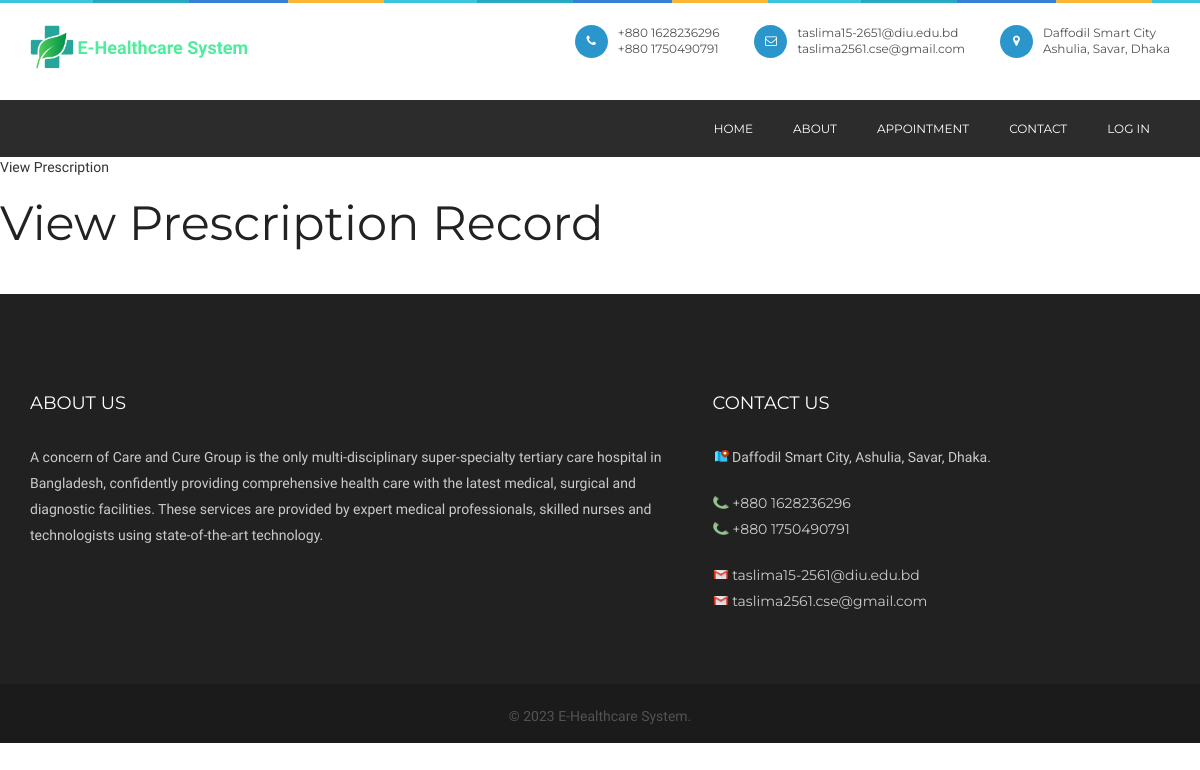
The app's page /viewprescription.php, older data.
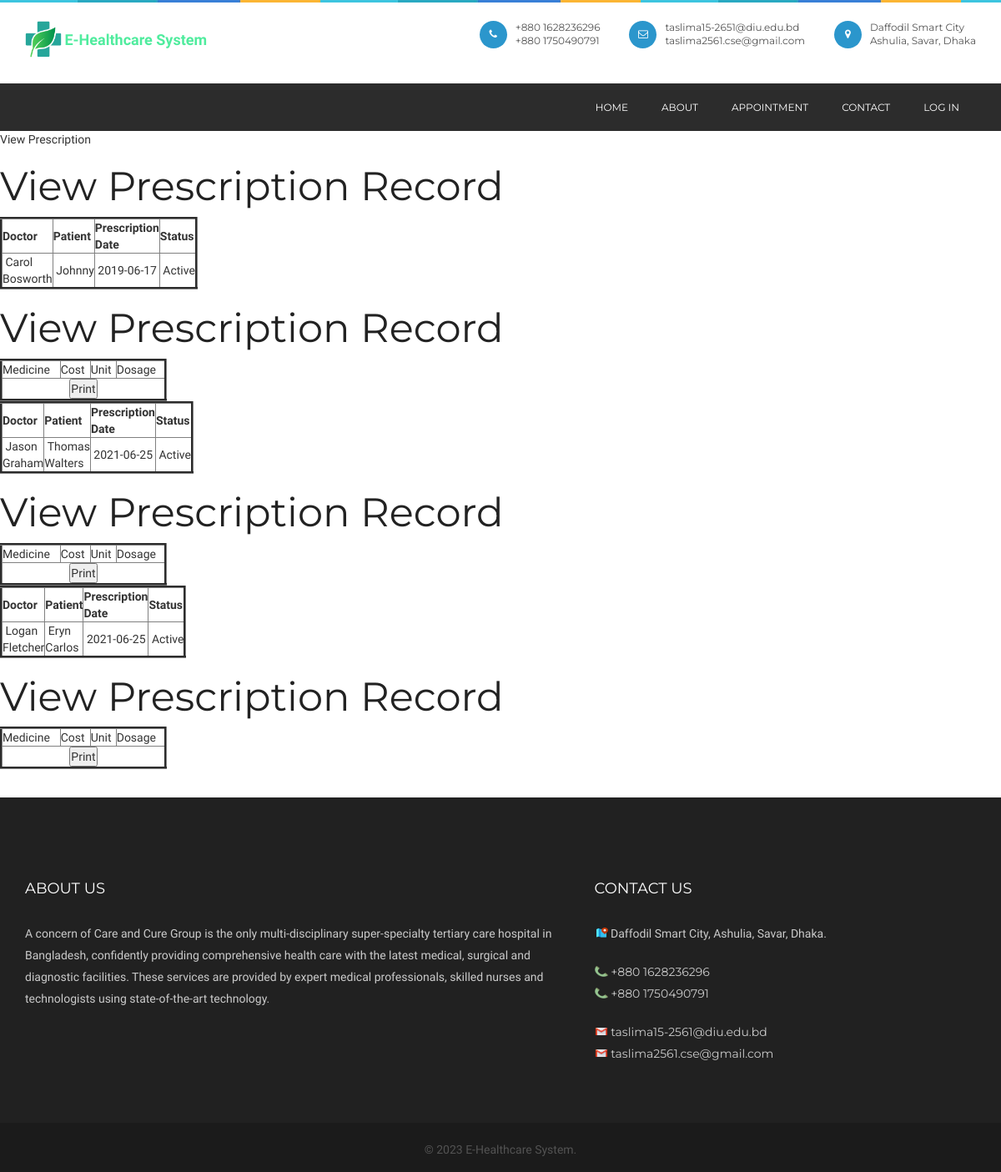
The same page, newer data.
### tables this page shows
CREATE TABLE `prescription` (
  `prescriptionid` int(10) NOT NULL,
  `treatment_records_id` int(10) NOT NULL,
  `doctorid` int(10) NOT NULL,
  `patientid` int(10) NOT NULL,
  `delivery_type` varchar(10) NOT NULL COMMENT 'Delivered through appointment or online order',
  `delivery_id` int(10) NOT NULL COMMENT 'appointmentid or orderid',
  `prescriptiondate` date NOT NULL,
  `status` varchar(10) NOT NULL,
  `appointmentid` int(10) NOT NULL
);

CREATE TABLE `doctor` (
  `doctorid` int(10) NOT NULL,
  `doctorname` varchar(50) NOT NULL,
  `mobileno` varchar(15) NOT NULL,
  `departmentid` int(10) NOT NULL,
  `loginid` varchar(25) NOT NULL,
  `password` varchar(25) NOT NULL,
  `status` varchar(10) NOT NULL,
  `education` varchar(25) NOT NULL,
  `experience` float(11,1) NOT NULL,
  `consultancy_charge` float(10,2) NOT NULL
);

CREATE TABLE `patient` (
  `patientid` int(10) NOT NULL,
  `patientname` varchar(50) NOT NULL,
  `admissiondate` date NOT NULL,
  `admissiontime` time NOT NULL,
  `address` varchar(250) NOT NULL,
  `mobileno` varchar(15) NOT NULL,
  `city` varchar(25) NOT NULL,
  `pincode` varchar(20) NOT NULL,
  `loginid` varchar(50) NOT NULL,
  `password` varchar(25) NOT NULL,
  `bloodgroup` varchar(20) NOT NULL,
  `gender` varchar(10) NOT NULL,
  `dob` date NOT NULL,
  `status` varchar(10) NOT NULL
);

### viewprescription.php (the view, shortened to what this page needs)
<?php
include("header.php");
include("dbconnection.php");
?>
<div class="wrapper col2">
  <div id="breadcrumb">
    <ul>
      <li class="first">View Prescription</li></ul>
  </div>
</div>
<div class="wrapper col4">
  <div id="container">
    <h1>View Prescription Record</h1>
<?php
$sql ="SELECT * FROM prescription";
$qsql = mysqli_query($con,$sql);
while($rs = mysqli_fetch_array($qsql))
{
	$sqlpatient = "SELECT * FROM patient WHERE patientid='$rs[patientid]'";
	$qsqlpatient = mysqli_query($con,$sqlpatient);
	$rspatient = mysqli_fetch_array($qsqlpatient);
	$sqldoctor = "SELECT * FROM doctor WHERE doctorid='$rs[doctorid]'";
	$qsqldoctor = mysqli_query($con,$sqldoctor);
	$rsdoctor = mysqli_fetch_array($qsqldoctor);
?>
    <table width="200" border="3">
          <tbody>
            <tr>
              <td><strong>Doctor</strong></td>
              <td><strong>Patient</strong></td>
              <td><strong>Prescription Date</strong></td>
              <td><strong>Status</strong></td>
            </tr>
              <?php
            echo "<tr>
              <td>&nbsp;$rsdoctor[doctorname]</td>
              <td>&nbsp;$rspatient[patientname]</td>
               <td>&nbsp;$rs[prescriptiondate]</td>
            <td>&nbsp;$rs[status]</td>
            </tr>";
            ?>
          </tbody>
        </table>
      <h1>View Prescription Record</h1>
        <table width="200" border="3">
          <tbody>
            <tr>
              <td>Medicine</td>
              <td>Cost</td>
              <td>Unit</td>
              <td>Dosage</td>
            </tr>
            <tr>
              <td colspan="6"><div align="center">
                <input type="submit" name="print" id="print" value="Print" onclick="myFunction()"/>
              </div></td>
              </tr>
          </tbody>
        </table>
<?php
}
?>        <p>&nbsp;</p>
  </div>
</div>
<?php
include("footer.php");
?>

### header.php (shortened to what this page needs)
<!doctype html>
<html class="no-js" lang="en">
<head>
<link rel="stylesheet" type="text/css" href="rs-plugin/css/settings.css" media="screen" />
<link rel="stylesheet" href="css/ionicons.min.css">
<link rel="stylesheet" href="css/bootstrap.min.css">
<link rel="stylesheet" href="css/font-awesome.min.css">
<link rel="stylesheet" href="css/main.css">
<link rel="stylesheet" href="css/style.css">
<link rel="stylesheet" href="css/responsive.css">
<link rel="stylesheet" href="sweetalert2.min.css">
</head>
<body>
  <header class="header-style-2">
    <div class="container">
      <div class="logo"> <a href="index.php"><img src="images/head.png" alt="" style="height: 50px; padding-bottom: 6px;">
   <span style="color: #50EC9E; font-size: large; font-weight: 700;">
   E-Healthcare System</span>
    </a> </div>
      <div class="head-info">
        <ul>
          <li> <i class="fa fa-phone"></i>
            <p>+880 1628236296<br>
            +880 1750490791</p>
          </li>
          <li> <i class="fa fa-envelope-o"></i>
            <p>taslima15-2651@diu.edu.bd <br>
               taslima2561.cse@gmail.com
          </p>
          </li>
          <li> <i class="fa fa-map-marker"></i>
            <p>Daffodil Smart City<br>
             Ashulia, Savar, Dhaka</p>
          </li>
        </ul>
      </div>
    </div>
    <nav class="navbar ownmenu">
      <div class="container">
        <div class="collapse navbar-collapse navbar-right" id="nav-open-btn">
          <ul class="nav">
            <li> <a href="index.php">Home </a></li>
            <li><a href="about.php">About</a></li>
            <li><a href="patientappointment.php">Appointment </a></li>
            <li><a href="contact.php">Contact </a></li>
            <li class="dropdown"> <a href="#" class="dropdown-toggle" data-toggle="dropdown">Log In </a>
            </li>
          </ul>
        </div>
      </div>
    </nav>
  </header>

### footer.php (shortened to what this page needs)
<footer class="footer-2">
    <div class="container">
      <div class="row">
        <div class="col-sm-7">
          <h6>About Us</h6>
          <div class="about-foot">
            <p>A concern of Care and Cure Group is the only multi-disciplinary super-specialty tertiary care hospital in Bangladesh, confidently providing comprehensive health care with the latest medical, surgical and diagnostic facilities. These services are provided by expert medical professionals, skilled nurses and technologists using state-of-the-art technology. </p>
          </div>
        </div>
        <div class="col-sm-5">
          <div class="con-info">
            <h6>Contact Us</h6>
            <p><img src="images/location-icon.png" height="16px" width="16px" style="padding-bottom: 3px;">&nbsp;Daffodil Smart City, Ashulia, Savar, Dhaka.</p>
            <ul>
              <li class="mobile">
                <p><img src="images/phone-icon.png" height="16px" width="16px" style="padding-bottom: 3px;">&nbsp;+880 1628236296 <br>
                <img src="images/phone-icon.png" height="16px" width="16px" style="padding-bottom: 3px;">&nbsp;+880 1750490791</p>
              </li>
              <li class="email">
                <p><img src="images/mail-icon.png" height="16px" width="16px" style="padding-bottom: 3px;">&nbsp;taslima15-2561@diu.edu.bd <br>
                <img src="images/mail-icon.png" height="16px" width="16px" style="padding-bottom: 3px;">&nbsp;taslima2561.cse@gmail.com</p>
                </li>
            </ul>
          </div>
        </div>
      </div>
    </div>
  </footer>
  <div class="rights style-2">
    <div class="container">
      <p>© <?php echo date("Y"); ?> E-Healthcare System.
      <span style="color: white" placeholder = "name-inside-span"></span></p>
    </div>
  </div>
</body>
</html>

Row changes from the older to the newer data that the page shows:
added prescription: doctorid.doctorname "Carol Bosworth", patientid.patientname "Johnny", prescriptiondate "2019-06-17", status "Active"
added prescription: doctorid.doctorname "Jason Graham", patientid.patientname "Thomas Walters", prescriptiondate "2021-06-25", status "Active"
added prescription: doctorid.doctorname "Logan Fletcher", patientid.patientname "Eryn Carlos", prescriptiondate "2021-06-25", status "Active"
